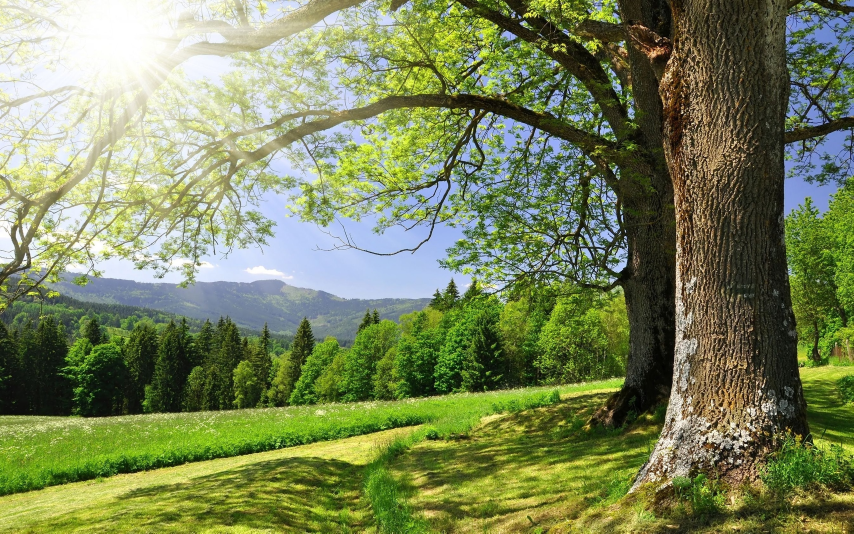
#> input picture processamento_img/img1.jpg, 2560 x 1600 px (shown at 1/3 size)
$ jupyter execute Untitled.ipynb   (older library calls are emulated)
#> lines starting #> are read from the running program, lines starting #| are printed output that depends on the picture
#> in read_image, image is the input picture: shape (1600, 2560, 3); mean R, G, B 122.2, 133.6, 91.7
#> call 2 of read_image, with path = 'img2.jpg', is_gray = False
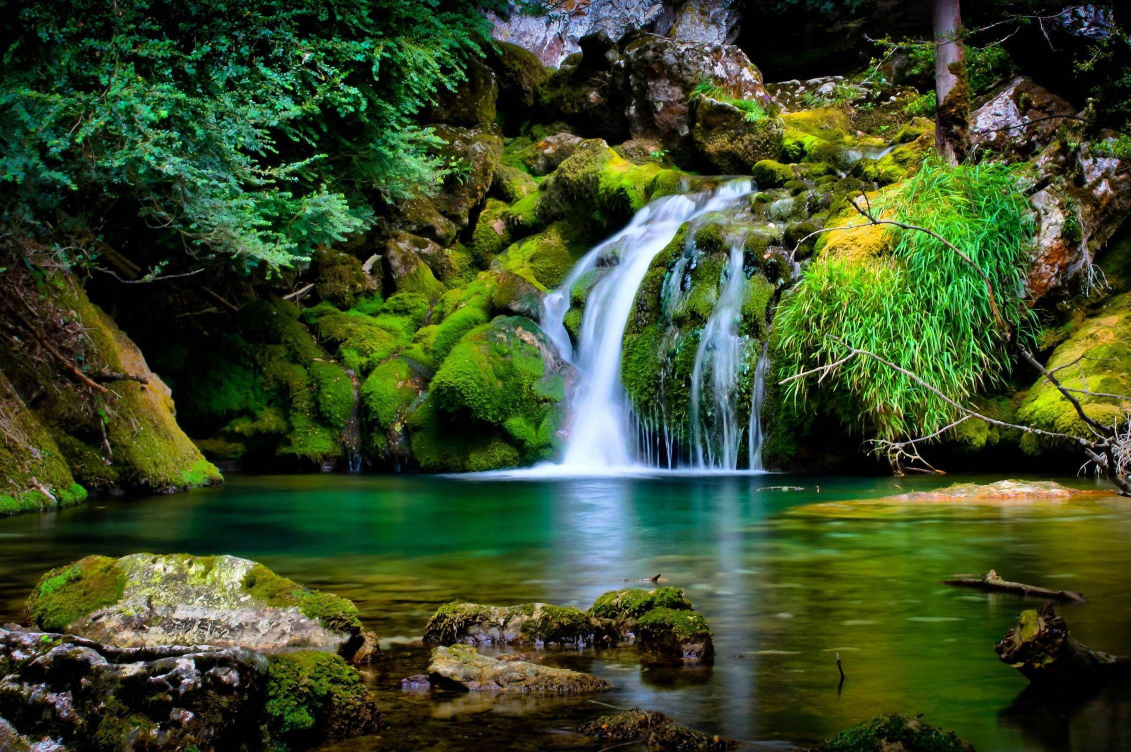
#> input picture processamento_img/img2.jpg, 2262 x 1504 px (shown at 1/2 size)
#> in read_image, image is the input picture: shape (1504, 2262, 3); mean R, G, B 59.1, 75.5, 40.2
### Processamento de imagens

- Neste caderno jupyter vou replicar a atividade realizada na plataforma da Dio, sobre Publicação de pacotes no pypi e sobre processamento de imagens com a lib skimage.
- Plataforma da Dio: https://web.dio.me/play

[cell 1]
#Author: Karina Tiemi Kato

#importando as bibliotecas
import numpy as np
import matplotlib.pyplot as plt
from skimage.color import gray2rgb
from skimage.exposure import match_histograms
from skimage.metrics import structural_similarity

#função para igualar os shapes(tamanhos) das imagens
def find_difference(image1, image2):
    assert image1.shape == image2.shape, "Specify 2 images with de same shape."
    gray_image1 = rgb2gray(image1)
    gray_image2 = rgb2gray(image2)
    (score, difference_image) = structural_similarity(gray_image1, gray_image2, full=True)
    print("Similarity of the images:", score)
    normalized_difference_image = (difference_image-np.min(difference_image))/(np.max(difference_image)-np.min(difference_image))
    return normalized_difference_image


def transfer_histogram(image1, image2):
    matched_image = match_histograms(image1, image2, multichannel=True)
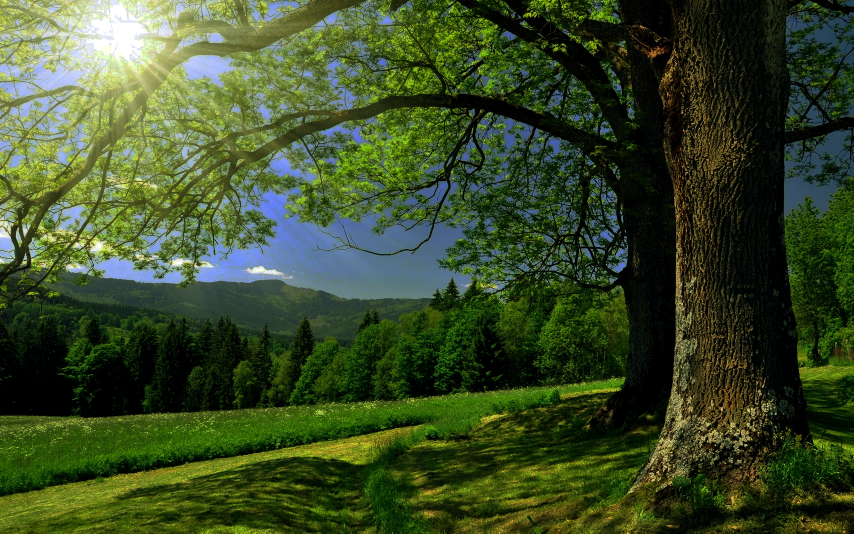
#> matched_image: shape (1600, 2560, 3) (shown at 1/3 size); mean R, G, B 58.7, 75.2, 39.8
    return matched_image

[cell 2]
#Author: Karina Tiemi Kato
from skimage.transform import resize

def resize_image(image, proportion):
    assert 0 <= proportion <=1, "Specify a valid proportion between 0 and 1."
    height = round(image.shape[0]*proportion)
    width = round(image.shape[1]*proportion)
    image_resized = resize(image, (height, width), anti_aliasing=True)
    return image_resized

[cell 3]
#Author: Karina Tiemi Kato
from skimage.io import imread, imsave

def read_image(path, is_gray = False):
    image = imread(path, as_gray = is_gray)
    return image

def save_image(image, path):
    imsave(path, image)

[cell 4]
#Author: Karina Tiemi Kato
import matplotlib.pyplot as plt

def plot_image(image):
    plt.figure(figsize=(12, 4))
    plt.imshow(image, cmap='gray')
    plt.axis('off')
    plt.show()

def plot_result(*args):
    number_images = len(args)
    fig, axis = plt.subplots(nrows=1, ncols = number_images, figsize=(12,4))
    names_lst = ['image {}'.format(i) for i in range(1, number_images)]
    names_lst.append('Result')
    for ax, name, image in zip(axis, names_lst, args):
        ax.set_title(name)
        ax.imshow(image, cmap='gray')
        ax.axis('off')
    fig.tight_layout()
    plt.show()
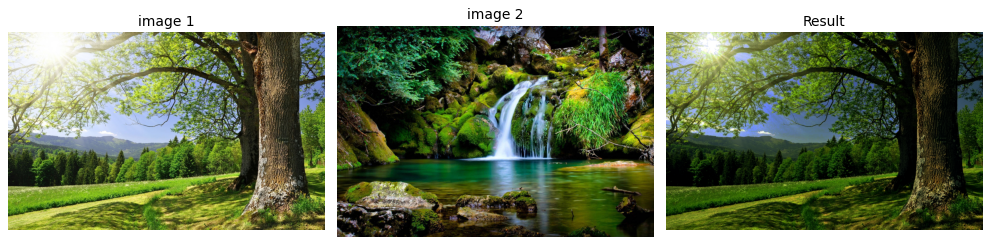
#> figure drawn by matplotlib, 3 panels

def plot_histogram(image):
    fig, axis = plt.subplots(nrows=1, ncols = 3, figsize=(12,4), sharex=True, sharey=True)
    color_lst = ['red', 'green', 'blue']
    for index, (ax, color) in enumerate(zip(axis, color_lst)):
        ax.set_title('{} histogram'.format(color.title()))
        ax.hist(image[:,:, index].ravel(), bins = 256, color = color, alpha = 0.8)
    fig.tight_layout()
    plt.show()
